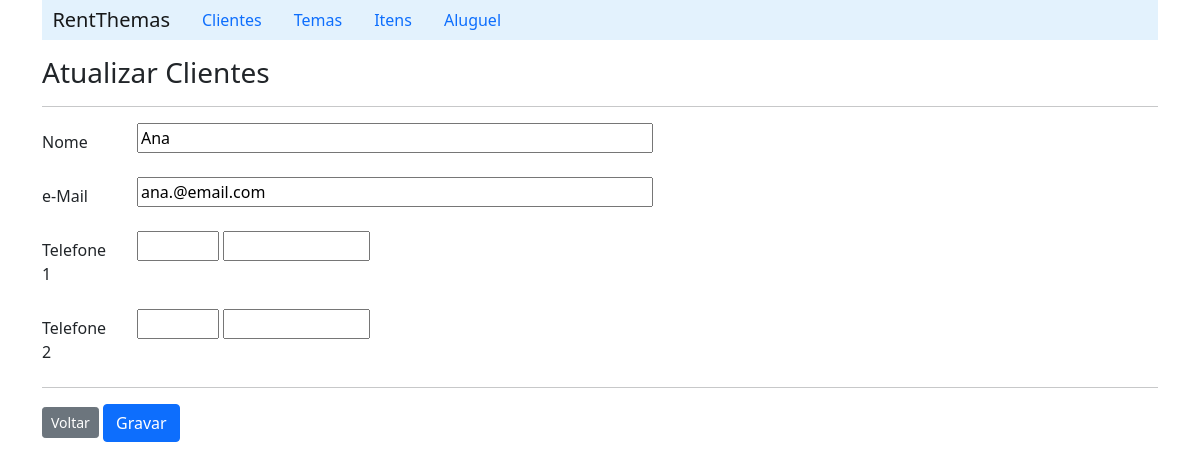
Before: /detailClient/2 with the older database file.
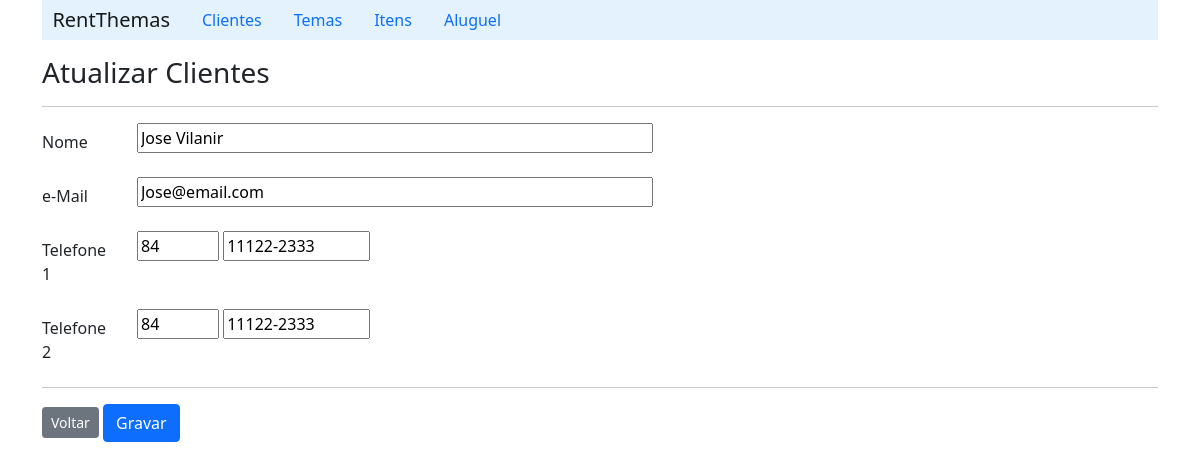
After: the same page with the newer database file.
### aluguel/models.py (models this page shows, shortened)
class Client(models.Model):
    name = models.CharField(max_length=60, blank=False)
    email = models.CharField(max_length=60, blank=True)

class Phone(models.Model):
    ddd = models.CharField(max_length=3)
    number = models.CharField(max_length=10)
    client = models.ForeignKey('Client', on_delete=models.CASCADE, related_name='phones')

### aluguel/views.py (the view)
# urls.py: path('detailClient/<int:id>', ClientViews.detailClient),
    def detailClient(request, id):
        client = Client.objects.get(pk=id)
        return render(request, 'client/formEditClient.html', {'client': client} )

### aluguel/templates/client/formEditClient.html (shortened to what this page needs)
{% extends "index.html" %}
{% block content %}
    <h3>Atualizar Clientes</h3>
    <hr>
        <form action="/updateClient/{{client.id}}" method="post">
            <div class="row mb-3">
                <label class="col-sm-1 col-form-label" for="name">Nome</label>
                <div class="col-sm-11">
                    <input id="name" type="text" size="50" name="name" value="{{client.name}}">
                </div>
            </div>
            <div class="row mb-3">
                <label class="col-sm-1 col-form-label" for="email">e-Mail</label>
                <div class="col-sm-11">
                    <input type="email" id="email" size="50" name="email" value={{client.email}}>
                </div>
            </div>
                <div class="row mb-3">
                    <label class="col-sm-1 col-form-label" for="phone1">Telefone 1 </label>
                    <div class="col-sm-11">
                        <input type="text"  size="3" name="ddd1" value={{client.phones.all.first.ddd}}>
                        <input type="text"  size="10" name="phone1" pattern="[0-9]{5}-[0-9]{4}" value={{client.phones.all.first.number}} >
                    </div>
                </div>
                <div class="row mb-3">
                    <label class="col-sm-1 col-form-label" for="phone2">Telefone 2 </label>
                    <div class="col-sm-11">
                        <input type="text" id="phone2" size="3" name="ddd2" value={{client.phones.all.last.ddd}}>
                        <input type="text" id="phone2" size="10" name="phone2" pattern="[0-9]{5}-[0-9]{4}" value={{client.phones.all.last.number}}>
                    </div>
                </div>
            <hr>
            <a class="btn btn-secondary btn-sm" href="/listClient">Voltar</a>
            <input class="btn btn-primary" type="submit" value="Gravar">
        </form>
{% endblock %}

Changed rows visible on the page:
changed Client: name "Ana" → "Jose Vilanir"; email "ana.@email.com" → "Jose@email.com"; ddd1 (not shown) → "84"; phone1 (not shown) → "11122-2333"; ddd2 (not shown) → "84"; phone2 (not shown) → "11122-2333"
